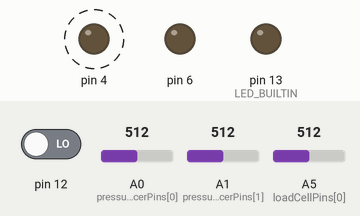
This program was run on a simulated Arduino Mega 2560, built with avr-gcc and run on an emulated ATmega2560. Shown: output pins drawn as LEDs (lit = HIGH). Dashed ring = blinking. The test bench sets the inputs (shaded band); at power-on: pin 12 LOW, A0 (pressureTransducerPins[0]) = 512, A1 (pressureTransducerPins[1]) = 512, A5 (loadCellPins[0]) = 512. Pins used as bus, display or sensor lines are not drawn.

Above: at 2.06 s.
Timing chart, 0 to 5.0 s (numbered marks = the images above):
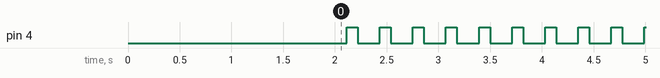

Measured:
- by itself, pin 4: alternates HIGH for 0.11 s and LOW for 0.21 s

The program:

main.cpp
```cpp
#include <Modbus.h>
#include <ModbusSerial.h>
#include "config.h"
#include "shared.h"
#include "errorTypes.h"

ModbusSerial modbus;
void setup() {
	prepPins();
	modbus.config(&SERIAL_PORT, 115200, SERIAL_8N1, TX_PIN);

	modbus.setSlaveId(deviceId);

	prepIregs(lastUpdateHighAddr, 2);
	prepIregs(pressureTransducerAddr, numPressureTransducers);
	prepIregs(loadCellAddr, numLoadcells);
	prepIregs(thermoCoupleAddr, numThermoCouples);
	prepCoils(errorAddr, UNKNOWN_FAIL + 1);
}
uint16_t timeWords[2];
uint32_t lastUpdate = 0;
void loop() {
	// update the last known reading
	uint32_t currentTime = millis();
	// flipped order for big endian
	timeWords[1] = currentTime & 0x0000FFFF;
	timeWords[0] = currentTime & 0xFFFF0000;

	if(currentTime > lastUpdate + updateMs) {
		// update stuff
		updatePressureTransducers();
		writeIregs(pressureTransducerAddr, pressureTransducers, numPressureTransducers);
		updateLoadcells();
		writeIregs(loadCellAddr, loadCells, numLoadcells);
		updateThermoCouples();
		writeIregs(thermoCoupleAddr, thermoCouples, numThermoCouples);

		writeIregs(lastUpdateHighAddr, timeWords, 2);
		lastUpdate = currentTime;
	}
	modbus.task();
}
```

errorTypes.h
```cpp
#ifndef DAQ_SLAVE_ERRORS
#define DAQ_SLAVE_ERRORS

const int UNKNOWN_CRITICAL_FAIL = 2;

const int CONNECTION_TIMEOUT = 5;
const int THERMOCOUPLE_NAN = 6;
const int UNKNOWN_FAIL = 7;

#endif
```

shared.h
```cpp
#ifndef DAQ_SLAVE_BUFFERS
#define DAQ_SLAVE_BUFFERS
#include <stdint.h>
#include "config.h"
#include <ModbusSerial.h>

extern ModbusSerial modbus;

extern uint16_t pressureTransducers[numPressureTransducers],
	thermoCouples[numThermoCouples],
	loadCells[numLoadcells];


void prepPins();
void prepIregs(int addr, int num);
void prepCoils(int addr, int num);
void writeIregs(int addr, uint16_t *arr, int num);

void updatePressureTransducers();
void updateThermoCouples();
void updateLoadcells();

void flagError(uint8_t errType = 7);

#endif
```

updateSensors.cpp
```cpp
#include "shared.h"
#include "config.h"
#include <Arduino.h>
#include <TCMux.h>
#include "errorTypes.h"

uint16_t pressureTransducers[numPressureTransducers],
	thermoCouples[numThermoCouples],
	loadCells[numLoadcells];

void updatePressureTransducers() {
	for(int i = 0; i < numPressureTransducers; i++) {
		pressureTransducers[i] = analogRead(pressureTransducerPins[i]);
	}
}
void updateLoadcells() {
	for(int i = 0; i < numLoadcells; i++) {
		loadCells[i] = analogRead(loadCellPins[i]);
	}
}
uint8_t nextTc = 0;
uint8_t err;
TCMux tc;
void updateThermoCouples() {
	thermoCouples[nextTc] = (unsigned) tc.readTC(nextTc, err);
	if(err != STALE_VALUE) { // only progress when we get a valid value
		if(err != 0) {
			thermoCouples[nextTc] = err;
		}
		nextTc++;
		if(nextTc >= numThermoCouples) {
			nextTc = 0;
		}
	}
}
```

utils.cpp
```cpp
#include "shared.h"
#include "errorTypes.h"

// for stuff that is guaranteed to work
void prepPins() {
	pinMode(LED_BUILTIN, OUTPUT);
}
// prepares registers
void prepIregs(int addr, int num) {
	for(int i = 0; i < num; i++) {
		modbus.addIreg(addr + i, 0xFFFF);
	}
}
// prepares coils
void prepCoils(int addr, int num) {
	for(int i = 0; i < num; i++) {
		modbus.addCoil(addr + i, false);
	}
}
// writes registers
void writeIregs(int addr, uint16_t *arr, int num) {
	for(int i = 0; i < num; i++) {
		modbus.Ireg(addr + i, arr[i]);
	}
}

// error handling
void flagError(uint8_t errType) {
	digitalWrite(LED_BUILTIN, HIGH);
	modbus.Coil(errorAddr + errType, true);
	if(errType <= UNKNOWN_CRITICAL_FAIL) {
		Serial.print(F("Critical Error: "));
		Serial.println(errType);
		while(1);
	}
}
```

config.h
```cpp
#ifndef DAQ_SLAVE_CONFIG
#define DAQ_SLAVE_CONFIG
#include <Arduino.h>

// DAQ properties
const int numPressureTransducers = 2;
const int numLoadcells = 1;
const int numThermoCouples = 3;
const int updateMs = 20;

// modbus properties
const uint8_t deviceId = 15;

const int lastUpdateHighAddr = 	1;
const int lastUpdateLowAddr = lastUpdateHighAddr + 1;
const int pressureTransducerAddr = 1001;
const int thermoCoupleAddr = 1021;
const int loadCellAddr = 1031;
const int errorAddr = 3001;


// pin mappings
static constexpr uint8_t pressureTransducerPins[numPressureTransducers] = {A0, A1};
static constexpr uint8_t loadCellPins[numLoadcells] = {A5};
const uint8_t TX_PIN = 10;
const uint8_t THERMOCOUPLE_CS_PIN = 9;
const uint8_t MUX_ENABLE_PIN = 7;
const uint8_t THERMOCOUPLE_A0 = 4;
const uint8_t THERMOCOUPLE_A1 = 5;
const uint8_t THERMOCOUPLE_A2 = 6;
const uint8_t TC_MOSI = 11;
const uint8_t TC_MISO = 12;
const uint8_t TC_SCK = 13;

#ifndef SERIAL_PORT
#define SERIAL_PORT Serial
#endif

#endif
```
